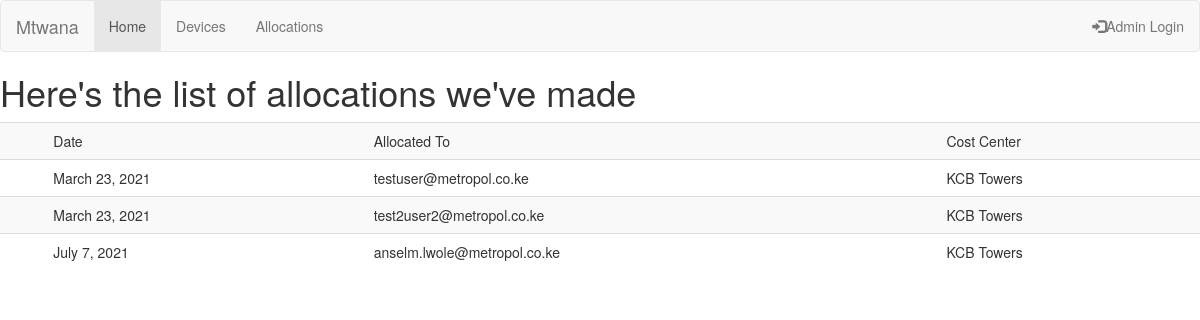
Screenshot of /allocationlist/ with the database file from the repository.
### inventory/models.py (models this page shows, shortened)
class allocation(models.Model):
    date = models.DateField()
    person = models.ForeignKey('UserProfile', on_delete=models.CASCADE)
    cost_center = models.ForeignKey('cost_center', on_delete=models.CASCADE)

class UserProfile(models.Model):
    first_name = models.CharField('first name', max_length=150, blank=True)
    last_name = models.CharField('last name', max_length=150, blank=True)
    email = models.EmailField('email address', blank=True)
    phone = models.CharField('Phone number', max_length=20)
    department = models.ForeignKey('department', on_delete=models.CASCADE)
    is_dismissed = models.BooleanField(default=False)
    def __str__(self):
        return self.email

class cost_center(models.Model):
    name = models.CharField(max_length=100, help_text='Enter the name of the branch')
    def __str__(self):
        return self.name

### inventory/views.py (the view)
# urls.py: path('allocationlist/', allocationListManual, name='allocationpage')
def allocationListManual(request):
    allallocations = allocation.objects.all()
    context = {'allallocations':allallocations}
    return render(request, 'allocationlist.html', context)

### templates/allocationlist.html
{% extends 'base.html' %}
{% block content %}
<h1>Here's the list of allocations we've made</h1>
<table class="table table-striped table-hover" >
    <th>
        <td>Date</td>
        <td>Allocated To</td>
        <td>Cost Center</td>
    </th>
     {% for allocation in allallocations %}
    <tr>
               <td></td>
               <td>{{allocation.date}}</td>
                <td>{{allocation.person}}</td>
                <td>{{allocation.cost_center}}</td>
    </tr>
    {% endfor %}
</table>
{% endblock content %}

### rows the page displays
allocation: date "March 23, 2021", person "testuser@metropol.co.ke", cost_center "KCB Towers"
allocation: date "March 23, 2021", person "test2user2@metropol.co.ke", cost_center "KCB Towers"
allocation: date "July 7, 2021", person "anselm.lwole@metropol.co.ke", cost_center "KCB Towers"
